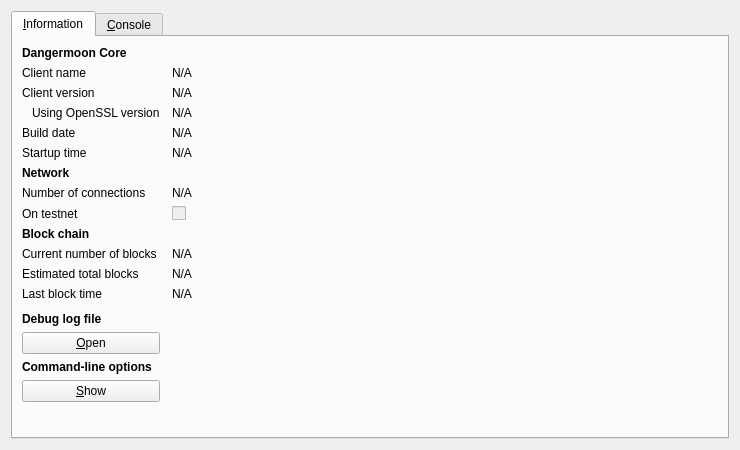
<?xml version="1.0" encoding="UTF-8"?>
<ui version="4.0">
 <class>RPCConsole</class>
 <widget class="QDialog" name="RPCConsole">
  <property name="geometry">
   <rect>
    <x>0</x>
    <y>0</y>
    <width>740</width>
    <height>450</height>
   </rect>
  </property>
  <property name="windowTitle">
   <string>Dangermoon - Debug window</string>
  </property>
  <layout class="QVBoxLayout" name="verticalLayout_2">
   <item>
    <widget class="QTabWidget" name="tabWidget">
     <property name="currentIndex">
      <number>0</number>
     </property>
     <widget class="QWidget" name="tab_info">
      <attribute name="title">
       <string>&amp;Information</string>
      </attribute>
      <layout class="QGridLayout" name="gridLayout" columnstretch="0,1">
       <property name="horizontalSpacing">
        <number>12</number>
       </property>
       <item row="0" column="0">
        <widget class="QLabel" name="label_9">
         <property name="font">
          <font>
           <weight>75</weight>
           <bold>true</bold>
          </font>
         </property>
         <property name="text">
          <string>Dangermoon Core</string>
         </property>
        </widget>
       </item>
       <item row="1" column="0">
        <widget class="QLabel" name="label_5">
         <property name="text">
          <string>Client name</string>
         </property>
        </widget>
       </item>
       <item row="1" column="1">
        <widget class="QLabel" name="clientName">
         <property name="cursor">
          <cursorShape>IBeamCursor</cursorShape>
         </property>
         <property name="text">
          <string>N/A</string>
         </property>
         <property name="textFormat">
          <enum>Qt::PlainText</enum>
         </property>
         <property name="textInteractionFlags">
          <set>Qt::LinksAccessibleByMouse|Qt::TextSelectableByKeyboard|Qt::TextSelectableByMouse</set>
         </property>
        </widget>
       </item>
       <item row="2" column="0">
        <widget class="QLabel" name="label_6">
         <property name="text">
          <string>Client version</string>
         </property>
        </widget>
       </item>
       <item row="2" column="1">
        <widget class="QLabel" name="clientVersion">
         <property name="cursor">
          <cursorShape>IBeamCursor</cursorShape>
         </property>
         <property name="text">
          <string>N/A</string>
         </property>
         <property name="textFormat">
          <enum>Qt::PlainText</enum>
         </property>
         <property name="textInteractionFlags">
          <set>Qt::LinksAccessibleByMouse|Qt::TextSelectableByKeyboard|Qt::TextSelectableByMouse</set>
         </property>
        </widget>
       </item>
       <item row="3" column="0">
        <widget class="QLabel" name="label_14">
         <property name="text">
          <string>Using OpenSSL version</string>
         </property>
         <property name="indent">
          <number>10</number>
         </property>
        </widget>
       </item>
       <item row="3" column="1">
        <widget class="QLabel" name="openSSLVersion">
         <property name="cursor">
          <cursorShape>IBeamCursor</cursorShape>
         </property>
         <property name="text">
          <string>N/A</string>
         </property>
         <property name="textFormat">
          <enum>Qt::PlainText</enum>
         </property>
         <property name="textInteractionFlags">
          <set>Qt::LinksAccessibleByMouse|Qt::TextSelectableByKeyboard|Qt::TextSelectableByMouse</set>
         </property>
        </widget>
       </item>
       <item row="4" column="0">
        <widget class="QLabel" name="label_12">
         <property name="text">
          <string>Build date</string>
         </property>
        </widget>
       </item>
       <item row="4" column="1">
        <widget class="QLabel" name="buildDate">
         <property name="cursor">
          <cursorShape>IBeamCursor</cursorShape>
         </property>
         <property name="text">
          <string>N/A</string>
         </property>
         <property name="textFormat">
          <enum>Qt::PlainText</enum>
         </property>
         <property name="textInteractionFlags">
          <set>Qt::LinksAccessibleByMouse|Qt::TextSelectableByKeyboard|Qt::TextSelectableByMouse</set>
         </property>
        </widget>
       </item>
       <item row="5" column="0">
        <widget class="QLabel" name="label_13">
         <property name="text">
          <string>Startup time</string>
         </property>
        </widget>
       </item>
       <item row="5" column="1">
        <widget class="QLabel" name="startupTime">
         <property name="cursor">
          <cursorShape>IBeamCursor</cursorShape>
         </property>
         <property name="text">
          <string>N/A</string>
         </property>
         <property name="textFormat">
          <enum>Qt::PlainText</enum>
         </property>
         <property name="textInteractionFlags">
          <set>Qt::LinksAccessibleByMouse|Qt::TextSelectableByKeyboard|Qt::TextSelectableByMouse</set>
         </property>
        </widget>
       </item>
       <item row="6" column="0">
        <widget class="QLabel" name="label_11">
         <property name="font">
          <font>
           <weight>75</weight>
           <bold>true</bold>
          </font>
         </property>
         <property name="text">
          <string>Network</string>
         </property>
        </widget>
       </item>
       <item row="7" column="0">
        <widget class="QLabel" name="label_7">
         <property name="text">
          <string>Number of connections</string>
         </property>
        </widget>
       </item>
       <item row="7" column="1">
        <widget class="QLabel" name="numberOfConnections">
         <property name="cursor">
          <cursorShape>IBeamCursor</cursorShape>
         </property>
         <property name="text">
          <string>N/A</string>
         </property>
         <property name="textFormat">
          <enum>Qt::PlainText</enum>
         </property>
         <property name="textInteractionFlags">
          <set>Qt::LinksAccessibleByMouse|Qt::TextSelectableByKeyboard|Qt::TextSelectableByMouse</set>
         </property>
        </widget>
       </item>
       <item row="8" column="0">
        <widget class="QLabel" name="label_8">
         <property name="text">
          <string>On testnet</string>
         </property>
        </widget>
       </item>
       <item row="8" column="1">
        <widget class="QCheckBox" name="isTestNet">
         <property name="enabled">
          <bool>false</bool>
         </property>
         <property name="text">
          <string/>
         </property>
        </widget>
       </item>
       <item row="9" column="0">
        <widget class="QLabel" name="label_10">
         <property name="font">
          <font>
           <weight>75</weight>
           <bold>true</bold>
          </font>
         </property>
         <property name="text">
          <string>Block chain</string>
         </property>
        </widget>
       </item>
       <item row="10" column="0">
        <widget class="QLabel" name="label_3">
         <property name="text">
          <string>Current number of blocks</string>
         </property>
        </widget>
       </item>
       <item row="10" column="1">
        <widget class="QLabel" name="numberOfBlocks">
         <property name="cursor">
          <cursorShape>IBeamCursor</cursorShape>
         </property>
         <property name="text">
          <string>N/A</string>
         </property>
         <property name="textFormat">
          <enum>Qt::PlainText</enum>
         </property>
         <property name="textInteractionFlags">
          <set>Qt::LinksAccessibleByMouse|Qt::TextSelectableByKeyboard|Qt::TextSelectableByMouse</set>
         </property>
        </widget>
       </item>
       <item row="11" column="0">
        <widget class="QLabel" name="label_4">
         <property name="text">
          <string>Estimated total blocks</string>
         </property>
        </widget>
       </item>
       <item row="11" column="1">
        <widget class="QLabel" name="totalBlocks">
         <property name="cursor">
          <cursorShape>IBeamCursor</cursorShape>
         </property>
         <property name="text">
          <string>N/A</string>
         </property>
         <property name="textFormat">
          <enum>Qt::PlainText</enum>
         </property>
         <property name="textInteractionFlags">
          <set>Qt::LinksAccessibleByMouse|Qt::TextSelectableByKeyboard|Qt::TextSelectableByMouse</set>
         </property>
        </widget>
       </item>
       <item row="12" column="0">
        <widget class="QLabel" name="label_2">
         <property name="text">
          <string>Last block time</string>
         </property>
        </widget>
       </item>
       <item row="12" column="1">
        <widget class="QLabel" name="lastBlockTime">
         <property name="cursor">
          <cursorShape>IBeamCursor</cursorShape>
         </property>
         <property name="text">
          <string>N/A</string>
         </property>
         <property name="textFormat">
          <enum>Qt::PlainText</enum>
         </property>
         <property name="textInteractionFlags">
          <set>Qt::LinksAccessibleByMouse|Qt::TextSelectableByKeyboard|Qt::TextSelectableByMouse</set>
         </property>
        </widget>
       </item>
       <item row="13" column="0">
        <spacer name="verticalSpacer_2">
         <property name="orientation">
          <enum>Qt::Vertical</enum>
         </property>
         <property name="sizeHint" stdset="0">
          <size>
           <width>20</width>
           <height>20</height>
          </size>
         </property>
        </spacer>
       </item>
       <item row="14" column="0">
        <widget class="QLabel" name="labelDebugLogfile">
         <property name="font">
          <font>
           <weight>75</weight>
           <bold>true</bold>
          </font>
         </property>
         <property name="text">
          <string>Debug log file</string>
         </property>
        </widget>
       </item>
       <item row="15" column="0">
        <widget class="QPushButton" name="openDebugLogfileButton">
         <property name="toolTip">
          <string>Open the Dangermoon debug log file from the current data directory. This can take a few seconds for large log files.</string>
         </property>
         <property name="text">
          <string>&amp;Open</string>
         </property>
         <property name="autoDefault">
          <bool>false</bool>
         </property>
        </widget>
       </item>
       <item row="16" column="0">
        <widget class="QLabel" name="labelCLOptions">
         <property name="font">
          <font>
           <weight>75</weight>
           <bold>true</bold>
          </font>
         </property>
         <property name="text">
          <string>Command-line options</string>
         </property>
        </widget>
       </item>
       <item row="17" column="0">
        <widget class="QPushButton" name="showCLOptionsButton">
         <property name="toolTip">
          <string>Show the Dangermoon-Qt help message to get a list with possible Dangermoon command-line options.</string>
         </property>
         <property name="text">
          <string>&amp;Show</string>
         </property>
         <property name="autoDefault">
          <bool>false</bool>
         </property>
        </widget>
       </item>
       <item row="18" column="0">
        <spacer name="verticalSpacer">
         <property name="orientation">
          <enum>Qt::Vertical</enum>
         </property>
         <property name="sizeHint" stdset="0">
          <size>
           <width>20</width>
           <height>40</height>
          </size>
         </property>
        </spacer>
       </item>
      </layout>
     </widget>
     <widget class="QWidget" name="tab_console">
      <attribute name="title">
       <string>&amp;Console</string>
      </attribute>
      <layout class="QVBoxLayout" name="verticalLayout_3">
       <property name="spacing">
        <number>3</number>
       </property>
       <item>
        <widget class="QTextEdit" name="messagesWidget">
         <property name="minimumSize">
          <size>
           <width>0</width>
           <height>100</height>
          </size>
         </property>
         <property name="readOnly">
          <bool>true</bool>
         </property>
         <property name="tabKeyNavigation" stdset="0">
          <bool>false</bool>
         </property>
         <property name="columnCount" stdset="0">
          <number>2</number>
         </property>
        </widget>
       </item>
       <item>
        <layout class="QHBoxLayout" name="horizontalLayout">
         <property name="spacing">
          <number>3</number>
         </property>
         <item>
          <widget class="QLabel" name="label">
           <property name="text">
            <string notr="true">&gt;</string>
           </property>
          </widget>
         </item>
         <item>
          <widget class="QLineEdit" name="lineEdit"/>
         </item>
         <item>
          <widget class="QPushButton" name="clearButton">
           <property name="maximumSize">
            <size>
             <width>24</width>
             <height>24</height>
            </size>
           </property>
           <property name="toolTip">
            <string>Clear console</string>
           </property>
           <property name="text">
            <string/>
           </property>
           <property name="icon">
            <iconset resource="../bitcoin.qrc">
             <normaloff>:/icons/remove</normaloff>:/icons/remove</iconset>
           </property>
           <property name="shortcut">
            <string notr="true">Ctrl+L</string>
           </property>
           <property name="autoDefault">
            <bool>false</bool>
           </property>
          </widget>
         </item>
        </layout>
       </item>
      </layout>
     </widget>
    </widget>
   </item>
  </layout>
 </widget>
 <resources>
  <include location="../bitcoin.qrc"/>
 </resources>
 <connections/>
</ui>
